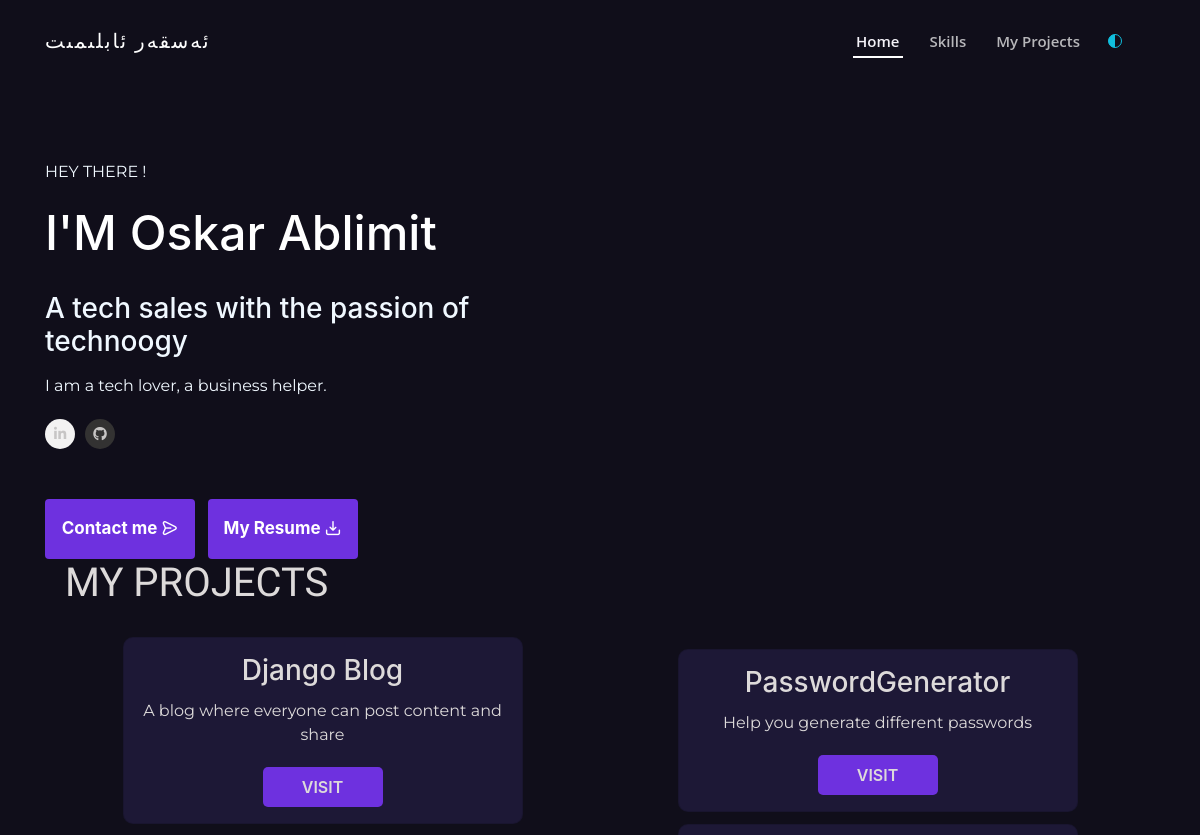
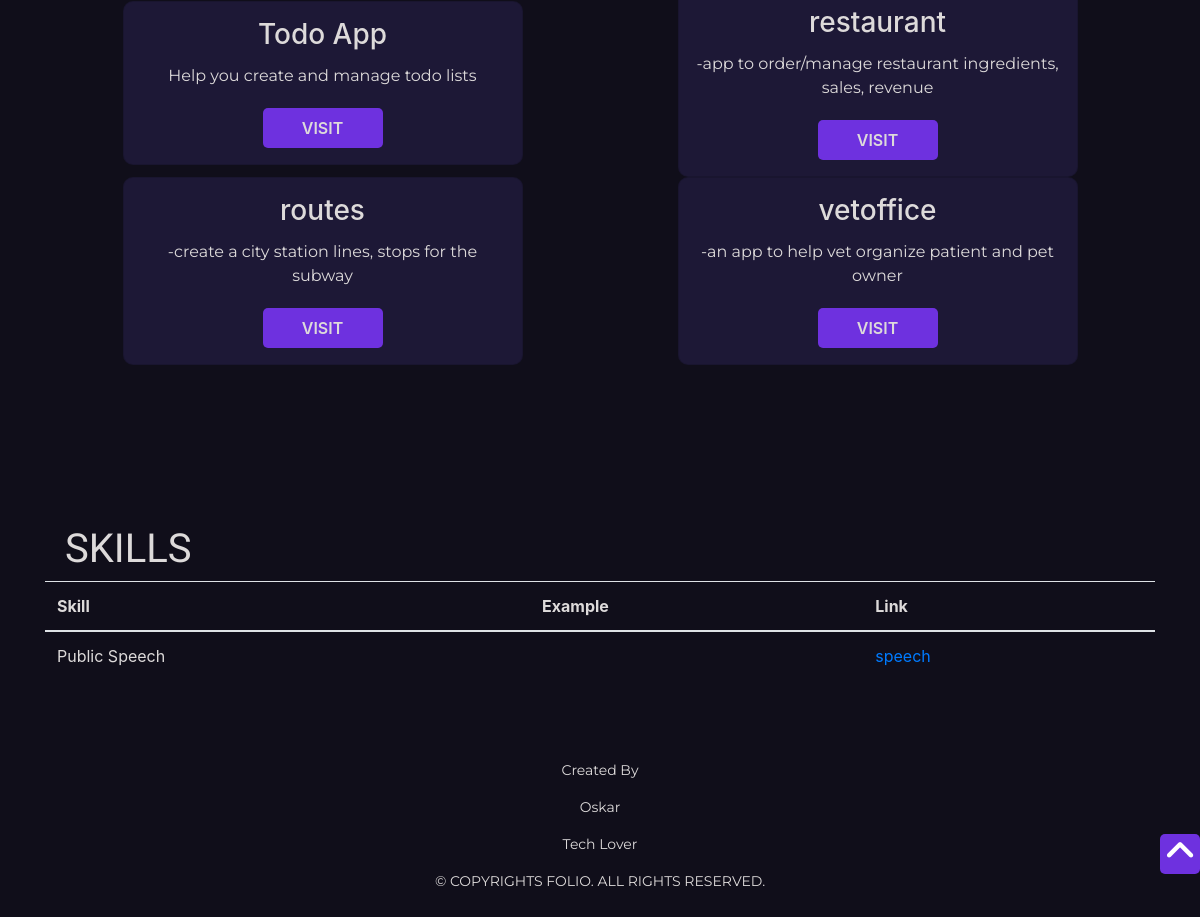
The page / on the database its author committed (2 pictures, top to bottom).
### feeds/models.py (models this page shows, shortened)
class PersonalInformation(models.Model):
    name_complete = models.CharField(max_length=50, blank=True, null=True)
    avatar = models.URLField(blank=True, null=True)
    mini_about = models.TextField(blank=True, null=True)
    address = models.CharField(max_length=100, blank=True, null=True)
    cv = models.FileField(upload_to='cv', blank=True, null=True)
    github = models.URLField(blank=True, null=True)
    linkedin = models.URLField(blank=True, null=True)
    mycv = models.URLField(blank=True, null=True)

class Projects(models.Model):
    title = models.CharField(max_length=50, blank=True, null=True)
    description = models.TextField(max_length=500, blank=True, null=True)
    link = models.URLField(blank=True, null=True)

class Skills(models.Model):
    skill = models.CharField(max_length=50, blank=True, null=True)
    example = models.TextField(blank=True, null=True)
    link =  models.URLField(blank=True, null=True)
    link1 = models.URLField(blank=True, null=True)
    link2 = models.URLField(blank=True, null=True)
    link3 = models.URLField(blank=True, null=True)
    link4 = models.URLField(blank=True, null=True)
    link5 = models.URLField(blank=True, null=True)

### feeds/views.py (the view)
# urls.py: path('',views.home_page,name="main_home" )
def home_page(request):
    myinfo = PersonalInformation.objects.all()
    myabout = About.objects.all()
    myskills = Projects.objects.all()
    skills = Skills.objects.all()
    context = {
        "info": myinfo,
        "about": myabout,
        "projects": myskills,
        "skills": skills
    }
    return render(request, 'home_page.html', context)

### feeds/templates/home_page.html (shortened to what this page needs)
{% load static %}
<!DOCTYPE html>
<html lang="en">
<head>
    <link rel="stylesheet" href="https://unpkg.com/aos@next/dist/aos.css" />
    <link rel="stylesheet" href="https://code.ionicframework.com/ionicons/2.0.1/css/ionicons.min.css">
    <link rel="stylesheet" href="https://unicons.iconscout.com/release/v4.0.0/css/line.css">
    <link rel="stylesheet" href="https://allyoucan.cloud/cdn/icofont/1.0.1/icofont.css">
    <link href='https://cdn.jsdelivr.net/npm/boxicons@2.0.5/css/boxicons.min.css' rel='stylesheet'>
    <link rel="stylesheet" href="https://stackpath.bootstrapcdn.com/bootstrap/4.3.1/css/bootstrap.min.css">
    <link rel="stylesheet" href="{% static 'css/main.css' %}">
</head>
<body data-aos-easing="ease" data-aos-duration="1500" data-aos-delay="0">
    <header id="header" class="fixed-top ">
        <div class="container-fluid  navbur">
            <div class="navi">
                <div class="col-xl-9 d-flex align-items-center lefty">
                    <h1 class="logo mr-auto"><a href="#">ئەسقەر ئابلىمىت</a></h1>
                    <nav class="nav-menu d-none d-lg-block float-right">
                        <ul>
                            <li class="active"><a href="#home">Home</a></li>
                            <li><a href="#skills">Skills</a></li>
                            <li><a href="#work">My Projects</a></li>
                            <div class="invert pl-4 " id="theme-button">
                                <ion-icon name='contrast-outline' style="color:rgb(17, 190, 221)"></ion-icon>
                            </div>
                        </ul>
                    </nav>
                </div>
            </div>
        </div>
    </header>
    <section class=" descript "  id="home">
        <div class="container ">
            <div class="small-container ">
                <div class="row">
                    <div class="col-md-6 initial-0 aos-init " data-aos="zoom-in" data-aos-delay="200">
                        <p id="hey">HEY THERE !</p>
                        {% for infor in info %}
                        <h1 id="name">I'M <span>{{infor.name_complete}}</span> </h1>
                        <h3> A tech sales with the passion of technoogy </h3>
                        <p> {{infor.mini_about}}</p>
                        <div class="social">
                            <a href="{{infor.linkedin}}"> <i class="fa fa-linkedin "></i></a>
                            <a href="{{infor.github}}"><i class="fa fa-github"></i>
                            </a>
                        </div>
                        <div class="button">
                            <a href="{{infor.linkedin}}"> <button class="main-button2">Contact me <i class="uil uil-message"style="" ></i>  </button></a>
                            <a class="main-button ml-2" href="{{ infor.mycv }}" target="_blank" rel="noopener noreferrer"> <button id="btn2">My Resume <i class="uil uil-import"></i></i>
                            </button></a>
                        </div>
                    </div>
                    <div class="col-md-6 initial-1 aos-init" data-aos="zoom-in" data-aos-delay="300">
                    </div>
                    {% endfor %}
                </div>
            </div>
        </div>
    </section>
    <div class="work">
        <div class="container" id="work">
            <div class="title2">
                <h1>MY PROJECTS</h1>
            </div>
            <div class="small-container">
                <div class="row3">
                    {% for item in projects %}
                    <div class="card initial-6  w- aos-init" data-aos="zoom-in" data-aos-delay="500">
                        <div class="card-body col-5-info px-3 py-3">
                            <h3 class="pb-1">{{item.title}}</h3>
                            <p class="pb-1">{{item.description}}</p>
                            {% if item.link %}
                            <button class="btn btn-primary"><a href="{{item.link}}">VISIT</a></button>
                            {% else %}
                            <button class="btn btn-primary"><a href="{% url item.title %}">VISIT</a></button>
                            {% endif %}
                        </div>
                    </div>
                    {% endfor %}
                </div>
            </div>
        </div>
    </div>
    <section class=" descript "  id="skills">
        <div class="work">
            <div class="container" id="work">
                <div class="title2">
                    <h1 class="">SKILLS</h1>
                </div>
                        <div>
                            <table class="table table- #dddada">
                                <thead style="color: #dddada !important;">
                                  <tr style="color: #dddada !important;">
                                    <th scope="col">Skill</th>
                                    <th scope="col">Example</th>
                                    <th scope="col">Link</th>
                                  </tr>
                                </thead>
                                    <tbody style="color: #dddada !important;">
                                    {% for item in skills %}
                                    <tr>
                                        <td>{{ item.skill }}</td>
                                        <td>{{ item.example }}</td>
                                        <td>
                                            {% if item.link %}
                                            <a href="{{ item.link }}"> speech</a>
                                            {% endif %}
                                        </td>
                                      </tr>
                                    {% endfor %}
                                    </tbody>
                                  </table>
                        </div>
                    </div>
                    </div>
</section>
    <footer id="contact">
                <div class="footing ">
                    <div class="row justify-content-center ">
                        <div class="col-md-4 ">
                            <p>Created By </p>
                            <p>Oskar </p>
                            <p>Tech Lover</p>
                            <p id="copy ">© COPYRIGHTS FOLIO. ALL RIGHTS RESERVED.
                        </div>
                    </div>
                </div>
        <div class="up-arrow ">
            <div class="arrow ">
                <a href="# "><i class="fa fa-angle-up "></i>
            </a>
            </div>
        </div>
    </footer>
</body>
</html>

### rows shown on the page
PersonalInformation: name_complete "Oskar Ablimit", mini_about "I am a tech lover, a business helper."
Projects: title "Django Blog", description "A blog where everyone can post content and share"
Projects: title "PasswordGenerator", description "Help you generate different passwords"
Projects: title "Todo App", description "Help you create and manage todo lists"
Projects: title "restaurant", description "-app to order/manage restaurant ingredients, sales, revenue", shows "VISIT"
Projects: title "routes", description "-create a city station lines, stops for the subway", shows "VISIT"
Projects: title "vetoffice", description "-an app to help vet organize patient and pet owner", shows "VISIT"
Skills: skill "Public Speech"
